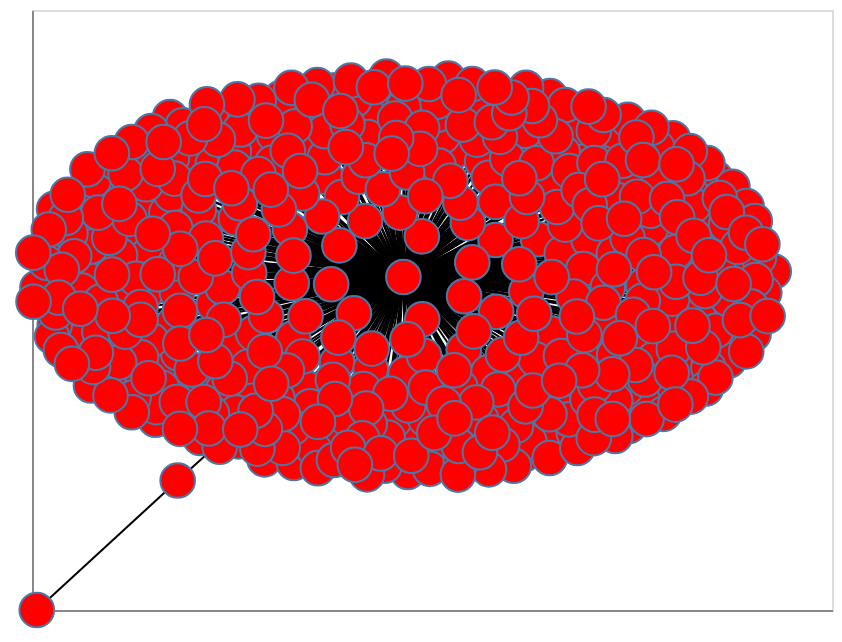

The notebook cell this image was saved under:
### Code cell
nxa.draw_networkx(M)

### Figure 1 — Vega-Lite specification as saved in the notebook (floating-point values rounded to 4 significant figures; data arrays with more than 128 entries replaced by an {"elided": "..."} marker saying what was removed)
{"config": {"view": {"continuousWidth": 400, "continuousHeight": 300}}, "layer": [{"data": {"name": "data-70e0be1f0bfe4507b8cb56562b86bfaa"}, "mark": {"type": "line", "color": "black", "opacity": 1, "strokeWidth": 1}, "encoding": {"detail": {"type": "quantitative", "field": "edge"}, "x": {"type": "quantitative", "axis": {"grid": false, "labels": false, "ticks": false, "title": ""}, "field": "x"}, "y": {"type": "quantitative", "axis": {"grid": false, "labels": false, "ticks": false, "title": ""}, "field": "y"}}}, {"data": {"name": "data-8b4097137c32c74ca549ef4c9139833b"}, "mark": {"type": "point", "fill": "red", "opacity": 1, "size": 300, "strokeWidth": 1.0}, "encoding": {"x": {"type": "quantitative", "axis": {"grid": false, "labels": false, "ticks": false}, "field": "x"}, "y": {"type": "quantitative", "axis": {"grid": false, "labels": false, "ticks": false}, "field": "y"}}}], "$schema": "https://vega.github.io/schema/vega-lite/v4.8.1.json", "datasets": {"data-70e0be1f0bfe4507b8cb56562b86bfaa": {"elided": "958 records"}, "data-8b4097137c32c74ca549ef4c9139833b": {"elided": "476 records"}}}
